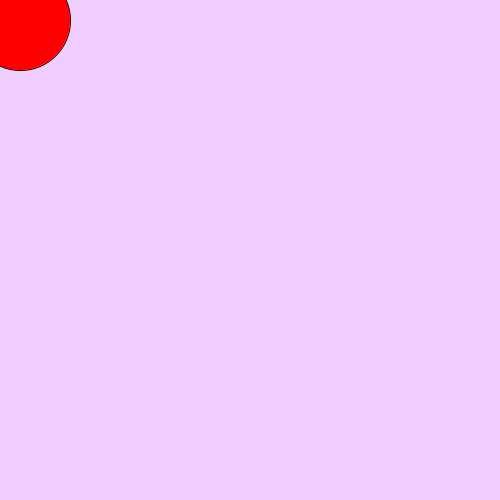
Frame 1 (no input)
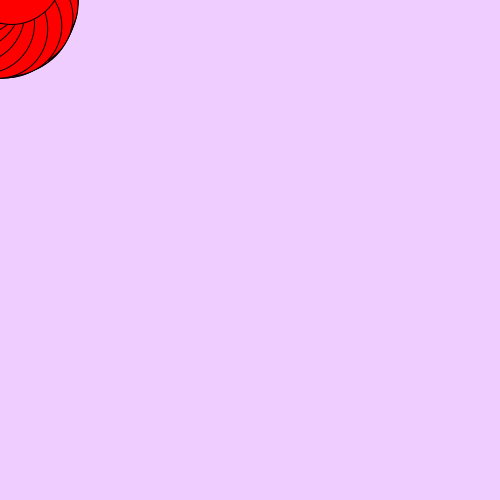
Frame 60 (the mouse pressed at the canvas centre just before this capture)
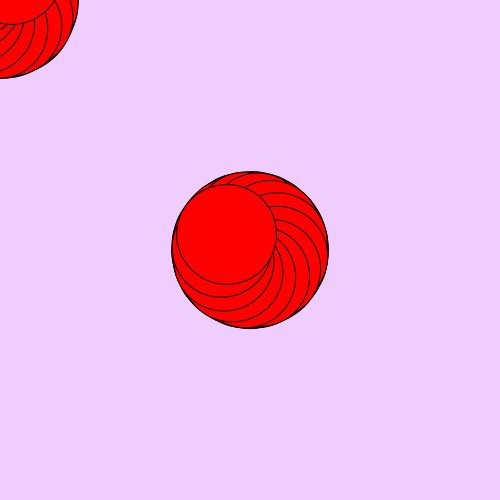
Frame 120 (the mouse held since frame 60 and released just before this capture)

The Processing sketch that drew these frames (run headless with seeded random() and noise(); from frame 60 on, the mouse is pressed at the canvas centre):

// Processing sketch: processing_31247
// ── processing_31247.pde

float angle = 0.0;
 
void setup()
{
   size(500,500);
   smooth();
   rectMode(CENTER);
   background(240,205,255);
}
 
void draw()
{

   pushMatrix(); //add after
     translate(mouseX,mouseY);
     rotate(angle);
     fill(255,0,0);
     stroke(2);
     ellipse(20, 20, 100, 100);
   popMatrix(); //add after
    angle += 0.5;
    
    
}
